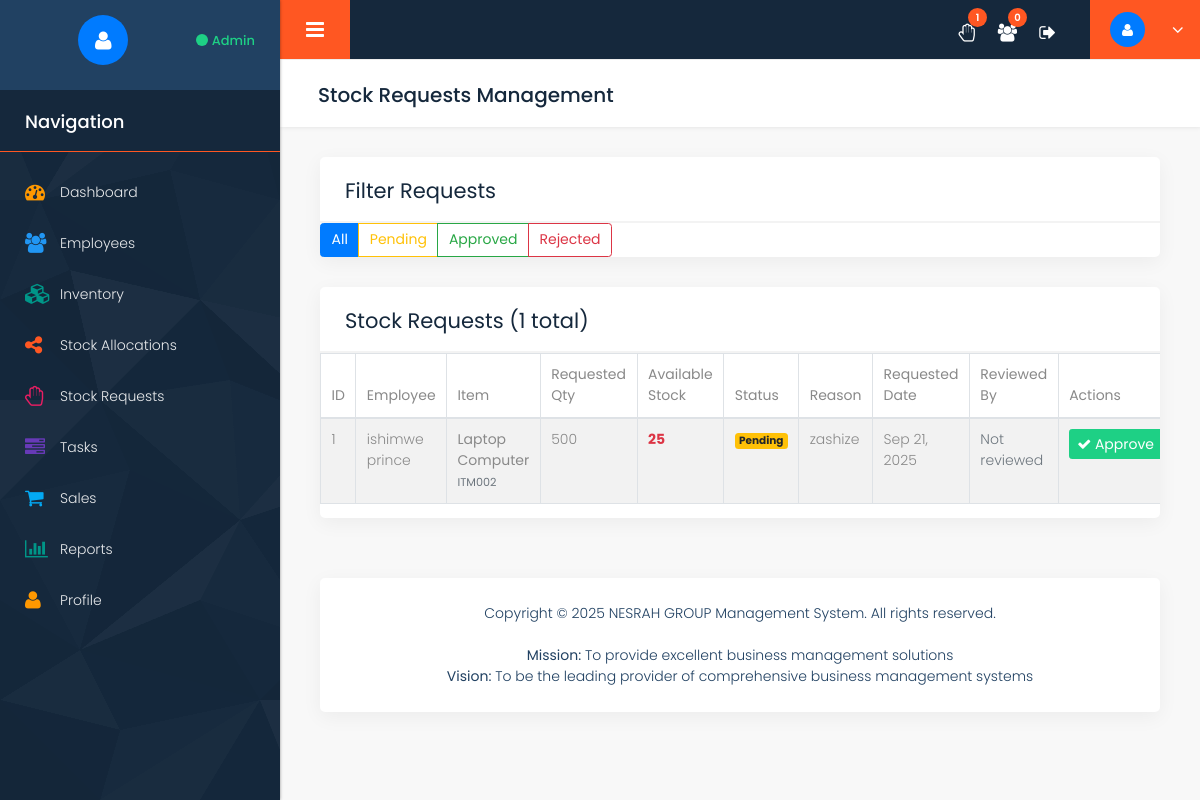
The app's page /stock_requests.php (signed in), older data.
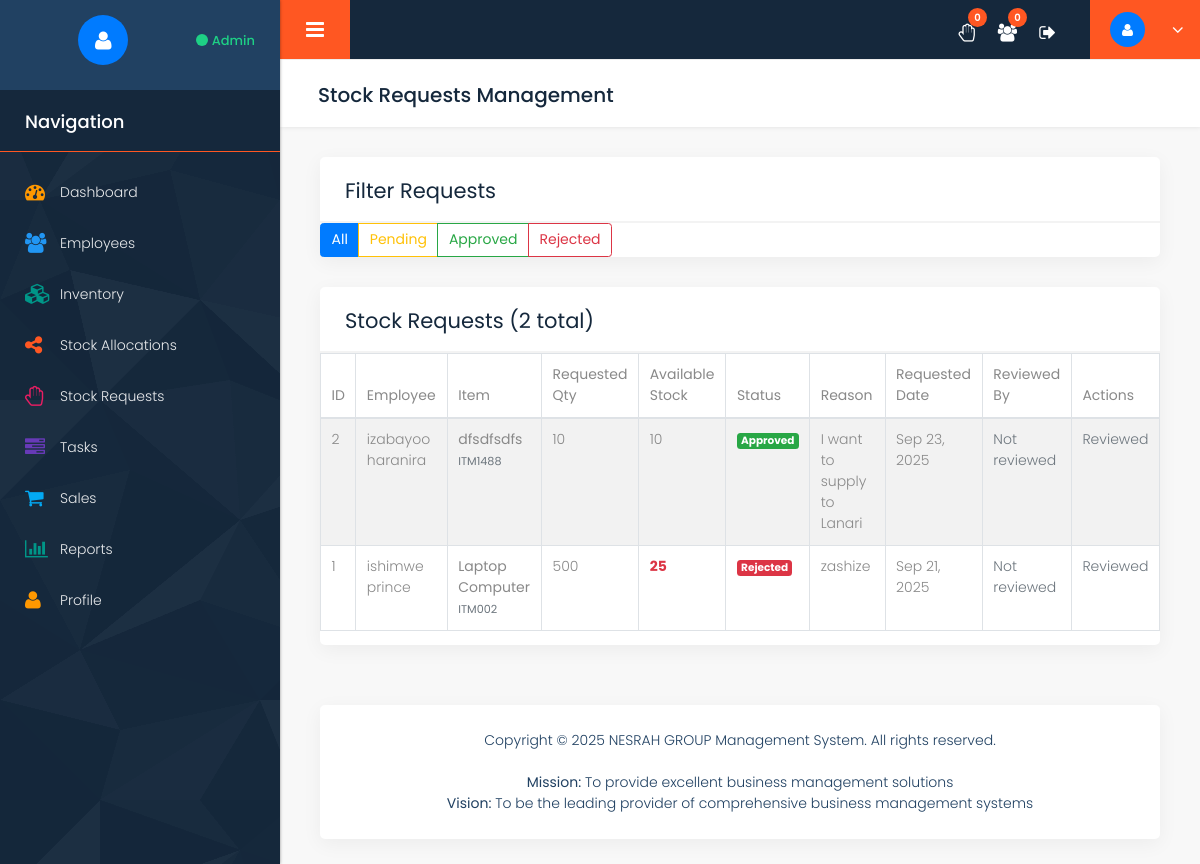
The same page, newer data.
### tables this page shows
CREATE TABLE `stock_requests` (
  `id` int(11) NOT NULL,
  `item_id` int(11) NOT NULL,
  `user_id` int(11) NOT NULL,
  `requested_quantity` int(11) NOT NULL,
  `reason` text DEFAULT NULL,
  `status` enum('pending','approved','rejected') DEFAULT 'pending',
  `reviewed_by` int(11) DEFAULT NULL,
  `reviewed_at` timestamp NULL DEFAULT NULL,
  `admin_notes` text DEFAULT NULL,
  `created_at` timestamp NOT NULL DEFAULT current_timestamp()
);

CREATE TABLE `users` (
  `id` int(11) NOT NULL,
  `username` varchar(50) NOT NULL,
  `email` varchar(100) NOT NULL,
  `password` varchar(255) NOT NULL,
  `plain_password` varchar(255) DEFAULT NULL,
  `first_name` varchar(50) NOT NULL,
  `last_name` varchar(50) NOT NULL,
  `phone` varchar(20) DEFAULT NULL,
  `address` text DEFAULT NULL,
  `role` enum('admin','employee') DEFAULT 'employee',
  `status` enum('pending','active','inactive') DEFAULT 'pending',
  `created_at` timestamp NOT NULL DEFAULT current_timestamp(),
  `updated_at` timestamp NOT NULL DEFAULT current_timestamp() ON UPDATE current_timestamp()
);

CREATE TABLE `inventory` (
  `id` int(11) NOT NULL,
  `item_code` varchar(50) NOT NULL,
  `item_name` varchar(100) NOT NULL,
  `description` text DEFAULT NULL,
  `category` varchar(50) DEFAULT NULL,
  `unit_price` decimal(10,2) NOT NULL,
  `current_stock` int(11) DEFAULT 0,
  `reorder_level` int(11) DEFAULT 10,
  `created_at` timestamp NOT NULL DEFAULT current_timestamp(),
  `updated_at` timestamp NOT NULL DEFAULT current_timestamp() ON UPDATE current_timestamp()
);

### config/config.php (called while the page is built, shortened)
<?php
function formatDate($date) {
    return date('M d, Y', strtotime($date));
}
?>

### stock_requests.php (the view, shortened to what the rows shown need)
<?php
require_once __DIR__ . '/includes/header.php';
$where_clause = "WHERE 1=1";
$query = "SELECT sr.*, i.item_name, i.item_code, i.current_stock, u.first_name, u.last_name,
                 admin.first_name as reviewed_by_name, admin.last_name as reviewed_by_last
          FROM stock_requests sr
          JOIN inventory i ON sr.item_id = i.id
          JOIN users u ON sr.user_id = u.id
          LEFT JOIN users admin ON sr.reviewed_by = admin.id
          $where_clause ORDER BY sr.created_at DESC";
$stmt = $db->prepare($query);
$stmt->execute();
$requests = $stmt->fetchAll();
?>
<div class="row column_title">
    <div class="col-md-12">
        <div class="page_title">
            <h2>Stock Requests Management</h2>
        </div>
    </div>
</div>
<div class="row">
    <div class="col-md-12">
        <div class="white_shd full margin_bottom_30">
            <div class="full graph_head">
                <div class="heading1 margin_0">
                    <h2>Filter Requests</h2>
                </div>
            </div>
        </div>
    </div>
</div>
<div class="row">
    <div class="col-md-12">
        <div class="white_shd full margin_bottom_30">
            <div class="full graph_head">
                <div class="heading1 margin_0">
                    <h2>Stock Requests (<?php echo count($requests); ?> total)</h2>
                </div>
            </div>
            <div class="full graph_revenue">
                <div class="row">
                    <div class="col-md-12">
                        <div class="table-responsive">
                            <table class="table table-striped table-bordered">
                                <thead>
                                    <tr>
                                        <th>ID</th>
                                        <th>Employee</th>
                                        <th>Item</th>
                                        <th>Requested Qty</th>
                                        <th>Available Stock</th>
                                        <th>Status</th>
                                        <th>Reason</th>
                                        <th>Requested Date</th>
                                        <th>Reviewed By</th>
                                        <th>Actions</th>
                                    </tr>
                                </thead>
                                <tbody>
                                    <?php if (count($requests) > 0): ?>
                                        <?php foreach ($requests as $request): ?>
                                            <tr>
                                                <td><?php echo $request['id']; ?></td>
                                                <td><?php echo $request['first_name'] . ' ' . $request['last_name']; ?></td>
                                                <td>
                                                    <strong><?php echo $request['item_name']; ?></strong>
                                                    <br><small class="text-muted"><?php echo $request['item_code']; ?></small>
                                                </td>
                                                <td><?php echo $request['requested_quantity']; ?></td>
                                                <td>
                                                    <span class="<?php echo $request['requested_quantity'] > $request['current_stock'] ? 'text-danger font-weight-bold' : ''; ?>">
                                                        <?php echo $request['current_stock']; ?>
                                                    </span>
                                                </td>
                                                <td>
                                                    <span class="badge badge-<?php
                                                        echo $request['status'] === 'approved' ? 'success' :
                                                            ($request['status'] === 'rejected' ? 'danger' : 'warning');
                                                    ?>">
                                                        <?php echo ucfirst($request['status']); ?>
                                                    </span>
                                                </td>
                                                <td><?php echo $request['reason']; ?></td>
                                                <td><?php echo formatDate($request['created_at']); ?></td>
                                                <td>
                                                    <?php if ($request['reviewed_by_name']): ?>
                                                        <?php echo $request['reviewed_by_name'] . ' ' . $request['reviewed_by_last']; ?>
                                                        <br><small class="text-muted"><?php echo formatDate($request['reviewed_at']); ?></small>
                                                    <?php else: ?>
                                                        <span class="text-muted">Not reviewed</span>
                                                    <?php endif; ?>
                                                </td>
                                                <td>
                                                    <?php if ($request['status'] === 'pending'): ?>
                                                        <div class="btn-group" role="group">
                                                            <button class="btn btn-success btn-sm" data-toggle="modal" data-target="#approveModal<?php echo $request['id']; ?>" title="Approve Request">
                                                                <i class="fa fa-check"></i> Approve
                                                            </button>
                                                        </div>
                                                    <?php else: ?>
                                                        <span class="text-muted">Reviewed</span>
                                                    <?php endif; ?>
                                                </td>
                                            </tr>
                                        <?php endforeach; ?>
                                    <?php else: ?>
                                        <tr>
                                            <td colspan="10" class="text-center">No requests found</td>
                                        </tr>
                                    <?php endif; ?>
                                </tbody>
                            </table>
                        </div>
                    </div>
                </div>
            </div>
        </div>
    </div>
</div>
<?php require_once __DIR__ . '/includes/footer.php'; ?>

Row changes from the older to the newer data that the page shows:
added stock_requests: id "2", user.first_name "izabayoo", user.last_name "haranira", item.item_name "dfsdfsdfs", item.item_code "ITM1488", requested_quantity "10", item.current_stock "10", status "Approved", reason "I want to supply to Lanari", created_at "Sep 23, 2025", shows "Reviewed"
changed stock_requests "zashize": status "Pending" → "Rejected"; status "Approve" → "Reviewed"
Text that changed along with them:
$stats['pending_requests']: "1" → "0"
count($requests): "1" → "2"
